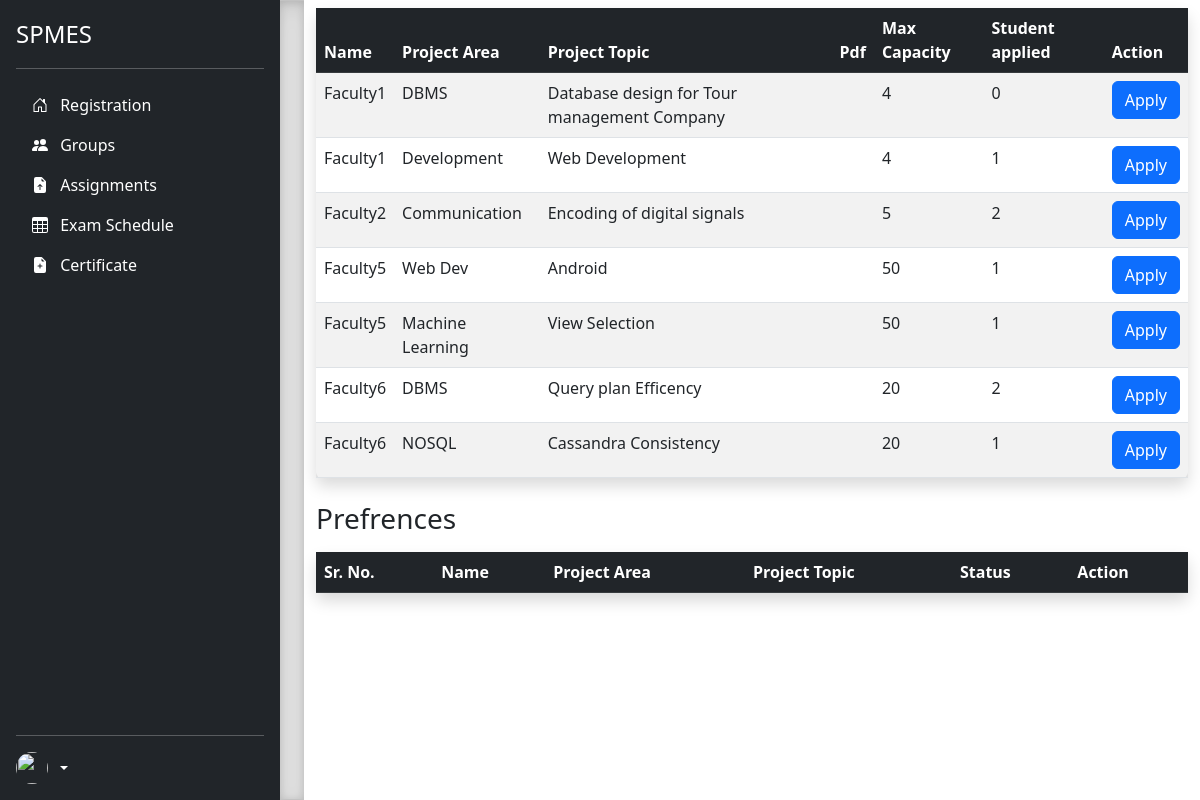
Page /student/1/ (signed in) on the committed database.
### accounts/models.py (models this page shows, shortened)
class sub_project(models.Model):
    parent_project = models.ForeignKey(project,on_delete=models.CASCADE)
    related_faculty = models.ForeignKey(faculty,on_delete=models.CASCADE)
    registred_student = models.ManyToManyField(student,related_name='registred_project',blank=True)
    sub_project_area = models.CharField(max_length=200)
    sub_project_topic = models.CharField(max_length=200)
    sub_project_pdf = models.FileField(upload_to='sub_project/',blank=True)
    max_cap = models.IntegerField()

class faculty(models.Model):
    user = models.OneToOneField(user,on_delete=models.CASCADE,primary_key=True)
    name = models.CharField(max_length=100)
    is_exminer = models.BooleanField(default=False)
    is_program_cordinator = models.BooleanField(default=False)

### accounts/student/student_view.py (the view)
# urls.py: path("student/<int:list_id>/",student_view.faculty_list,name="student"),
def faculty_list(request,list_id):
     if 'user_id' not in request.session:
          return redirect('loginpage')
     request.session['p_id'] = list_id
     parent_obj = project.objects.get(id = list_id)
     is_reg = student_request.objects.filter(sid = request.session['sid']).filter(status=1).exists()
     print(is_reg,parent_obj)
     list = project.objects.get(id=list_id)
     fac_list=list.sub_project_set.all().order_by('related_faculty')
     app_list = student_request.objects.filter( sid = request.session['sid'])
     count=[]
     for i in fac_list:
          count.append(student_request.objects.filter(sub_pid=i.id).count())
     count2=[]
     for i in app_list:
          count2.append(sub_project.objects.get(id=i.sub_pid))
     return render(request,"student/list_faculty.html",context = {'all':zip(fac_list,count),'app_list':zip(app_list,count2),'parent_obj':parent_obj,'is_reg':is_reg,'p_id':list_id})

### accounts/models.py (called while the page is built)
    def __str__(self):
        return self.name

### templates/student/list_faculty.html (shortened to what this page needs)
{% extends 'student_base.html' %}
{% block body %}
    <table class="table table-striped shadow rounded my-2">
        <thead class = "table-dark">
    <tr>
        <th scope="col">Name</th>
        <th scope="col">Project Area</th>
        <th scope="col">Project Topic</th>
        <th scope="col">Pdf</th>
        <th scope="col">Max Capacity</th>
        <th scope="col">Student applied</th>
        <th scope="col">Action</th>
    </tr>
</thead>
<tbody>
    {% for  list,c in all %}
    <tr>
        <td>{{ list.related_faculty.name }}</td>
        <td>{{ list.sub_project_area }}</td>
        <td>{{ list.sub_project_topic }}</td>
        <td>{{ list.pdf_name }}</td>
        <td>{{ list.max_cap }}</td>
        <td>{{ c }} </td>
        <td>
            <form action="{% url 'apply' p_id list.id %}" method = "post">
                <button type="submit" class = "btn btn-primary" {% if is_reg or not parent_obj.status %} disabled {% endif %}> Apply</button>
            </form>
        </td>
    </tr>
    {% endfor %}
</tbody>
</table>
<h3 class = "mt-3"> Prefrences </h3>
<table class="table table-striped shadow rounded my-2">
    <thead class = "table-dark">
    <tr>
        <th scope="col">Sr. No.</th>
        <th scope="col">Name</th>
        <th scope="col">Project Area</th>
        <th scope="col">Project Topic</th>
        <th scope="col">Status</th>
        <th scope="col">Action</th>
    </tr>
</thead>
    </table>
{% endblock body %}

### rows in the picture
sub_project: related_faculty.name "Faculty1", sub_project_area "DBMS", sub_project_topic "Database design for Tour management Company", max_cap "4", c "0"
sub_project: related_faculty.name "Faculty1", sub_project_area "Development", sub_project_topic "Web Development", max_cap "4", parent_project "1"
sub_project: related_faculty.name "Faculty2", sub_project_area "Communication", sub_project_topic "Encoding of digital signals", max_cap "5", c "2"
sub_project: related_faculty.name "Faculty5", sub_project_area "Web Dev", sub_project_topic "Android", max_cap "50", c "1"
sub_project: related_faculty.name "Faculty5", sub_project_area "Machine Learning", sub_project_topic "View Selection", max_cap "50", parent_project "1"
sub_project: related_faculty.name "Faculty6", sub_project_area "DBMS", sub_project_topic "Query plan Efficency", max_cap "20", c "2"
sub_project: related_faculty.name "Faculty6", sub_project_area "NOSQL", sub_project_topic "Cassandra Consistency", max_cap "20", parent_project "1"
